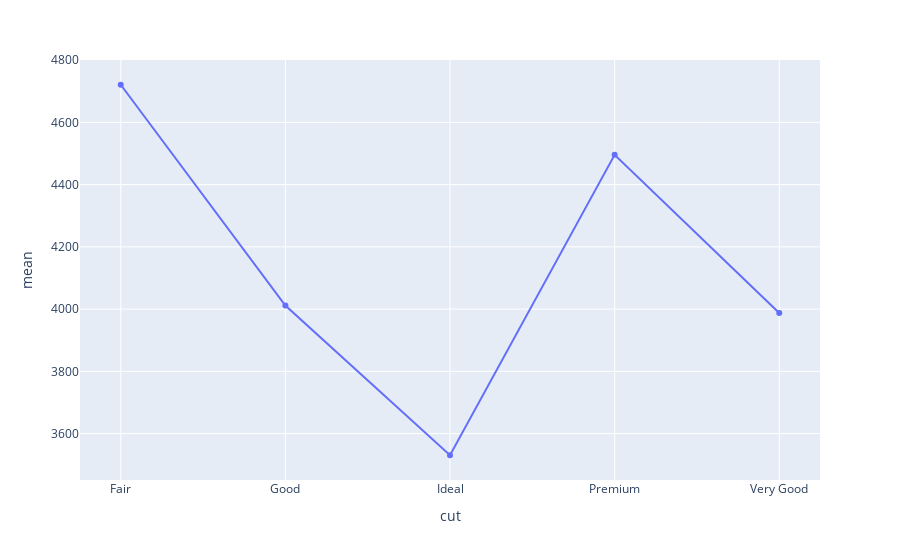

The code cell stored with this chart in its notebook:
### Code cell
fig = px.line(df_stats,x='cut',y='mean',markers=True)
fig.show()

### Figure 1 — Plotly figure (JSON) as saved in the notebook; plotly's stock layout.template omitted (floating-point values rounded to 4 significant figures)
{"data": [{"hovertemplate": "cut=%{x}<br>mean=%{y}<extra></extra>", "legendgroup": "", "line": {"color": "#636efa", "dash": "solid"}, "marker": {"symbol": "circle"}, "mode": "lines+markers", "name": "", "orientation": "v", "showlegend": false, "type": "scatter", "x": ["Fair", "Good", "Ideal", "Premium", "Very Good"], "xaxis": "x", "y": [4721.0, 4011.0, 3530.0, 4496.0, 3988.0], "yaxis": "y"}], "layout": {"legend": {"tracegroupgap": 0}, "margin": {"t": 60}, "xaxis": {"anchor": "y", "domain": [0, 1], "title": {"text": "cut"}}, "yaxis": {"anchor": "x", "domain": [0, 1], "title": {"text": "mean"}}}}
